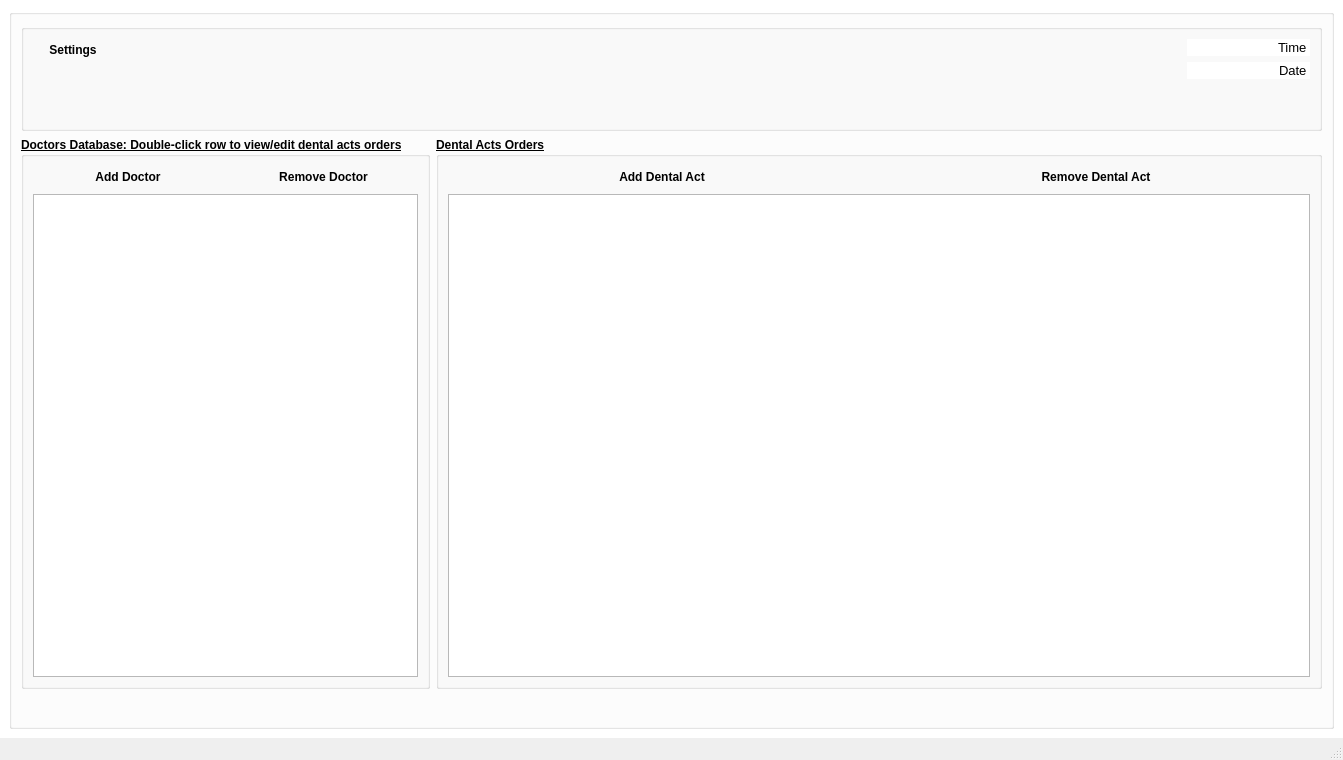
<?xml version="1.0" encoding="UTF-8"?>
<ui version="4.0">
 <class>AppCentralWidget</class>
 <widget class="QMainWindow" name="AppCentralWidget">
  <property name="geometry">
   <rect>
    <x>0</x>
    <y>0</y>
    <width>1343</width>
    <height>760</height>
   </rect>
  </property>
  <property name="sizePolicy">
   <sizepolicy hsizetype="Preferred" vsizetype="Preferred">
    <horstretch>0</horstretch>
    <verstretch>0</verstretch>
   </sizepolicy>
  </property>
  <property name="minimumSize">
   <size>
    <width>600</width>
    <height>500</height>
   </size>
  </property>
  <property name="windowTitle">
   <string>MainWindow</string>
  </property>
  <property name="windowIcon">
   <iconset>
    <normaloff>:/custom/res/MDTicon.svg</normaloff>:/custom/res/MDTicon.svg</iconset>
  </property>
  <property name="styleSheet">
   <string notr="true">QWidget#centralwidget
{
	background-color: rgb(255, 255, 255);
}</string>
  </property>
  <property name="iconSize">
   <size>
    <width>32</width>
    <height>32</height>
   </size>
  </property>
  <property name="documentMode">
   <bool>false</bool>
  </property>
  <widget class="QWidget" name="centralwidget">
   <property name="styleSheet">
    <string notr="true">QWidget#centralWidget
{
	background-color: rgb(255, 255, 255);
}</string>
   </property>
   <layout class="QGridLayout" name="gridLayout">
    <item row="0" column="0">
     <widget class="QGroupBox" name="groupBox_5">
      <property name="enabled">
       <bool>true</bool>
      </property>
      <property name="font">
       <font>
        <weight>75</weight>
        <bold>true</bold>
       </font>
      </property>
      <property name="title">
       <string/>
      </property>
      <property name="flat">
       <bool>true</bool>
      </property>
      <layout class="QGridLayout" name="gridLayout_7">
       <item row="2" column="0" colspan="2">
        <layout class="QHBoxLayout" name="horizontalLayout_3">
         <item>
          <widget class="QGroupBox" name="groupBox_2">
           <property name="font">
            <font>
             <weight>75</weight>
             <bold>true</bold>
             <underline>true</underline>
             <stylestrategy>PreferAntialias</stylestrategy>
            </font>
           </property>
           <property name="title">
            <string>Doctors Database: Double-click row to view/edit dental acts orders</string>
           </property>
           <layout class="QGridLayout" name="gridLayout_3">
            <item row="0" column="0">
             <layout class="QHBoxLayout" name="horizontalLayout_4">
              <item>
               <widget class="QPushButton" name="PB_AddDoctor">
                <property name="sizePolicy">
                 <sizepolicy hsizetype="Preferred" vsizetype="Preferred">
                  <horstretch>0</horstretch>
                  <verstretch>0</verstretch>
                 </sizepolicy>
                </property>
                <property name="maximumSize">
                 <size>
                  <width>16777215</width>
                  <height>50</height>
                 </size>
                </property>
                <property name="font">
                 <font>
                  <weight>75</weight>
                  <bold>true</bold>
                 </font>
                </property>
                <property name="mouseTracking">
                 <bool>false</bool>
                </property>
                <property name="toolTip">
                 <string>&lt;html&gt;&lt;head/&gt;&lt;body&gt;&lt;p align=&quot;center&quot;&gt;Exit&lt;/p&gt;&lt;/body&gt;&lt;/html&gt;</string>
                </property>
                <property name="text">
                 <string>Add Doctor</string>
                </property>
                <property name="icon">
                 <iconset resource="../mainwindow.qrc">
                  <normaloff>:/icons/res/add-user.png</normaloff>:/icons/res/add-user.png</iconset>
                </property>
                <property name="iconSize">
                 <size>
                  <width>64</width>
                  <height>37</height>
                 </size>
                </property>
                <property name="flat">
                 <bool>true</bool>
                </property>
               </widget>
              </item>
              <item>
               <widget class="QPushButton" name="PB_RemoveDoctor">
                <property name="enabled">
                 <bool>true</bool>
                </property>
                <property name="sizePolicy">
                 <sizepolicy hsizetype="Preferred" vsizetype="Preferred">
                  <horstretch>0</horstretch>
                  <verstretch>0</verstretch>
                 </sizepolicy>
                </property>
                <property name="font">
                 <font>
                  <weight>75</weight>
                  <bold>true</bold>
                 </font>
                </property>
                <property name="mouseTracking">
                 <bool>false</bool>
                </property>
                <property name="toolTip">
                 <string>&lt;html&gt;&lt;head/&gt;&lt;body&gt;&lt;p align=&quot;center&quot;&gt;Exit&lt;/p&gt;&lt;/body&gt;&lt;/html&gt;</string>
                </property>
                <property name="text">
                 <string>Remove Doctor</string>
                </property>
                <property name="icon">
                 <iconset resource="../mainwindow.qrc">
                  <normaloff>:/icons/res/remove-user.png</normaloff>:/icons/res/remove-user.png</iconset>
                </property>
                <property name="iconSize">
                 <size>
                  <width>37</width>
                  <height>37</height>
                 </size>
                </property>
                <property name="flat">
                 <bool>true</bool>
                </property>
               </widget>
              </item>
             </layout>
            </item>
            <item row="1" column="0">
             <widget class="DoctorTableView" name="m_tableclients">
              <property name="sizePolicy">
               <sizepolicy hsizetype="Preferred" vsizetype="Expanding">
                <horstretch>0</horstretch>
                <verstretch>0</verstretch>
               </sizepolicy>
              </property>
              <property name="font">
               <font>
                <weight>75</weight>
                <bold>true</bold>
                <stylestrategy>PreferAntialias</stylestrategy>
               </font>
              </property>
              <property name="cursor" stdset="0">
               <cursorShape>PointingHandCursor</cursorShape>
              </property>
              <property name="editTriggers">
               <set>QAbstractItemView::DoubleClicked</set>
              </property>
              <property name="showDropIndicator" stdset="0">
               <bool>false</bool>
              </property>
              <property name="alternatingRowColors">
               <bool>false</bool>
              </property>
              <property name="selectionMode">
               <enum>QAbstractItemView::SingleSelection</enum>
              </property>
              <property name="selectionBehavior">
               <enum>QAbstractItemView::SelectRows</enum>
              </property>
              <property name="showGrid">
               <bool>true</bool>
              </property>
             </widget>
            </item>
           </layout>
          </widget>
         </item>
         <item>
          <widget class="QGroupBox" name="groupBox_4">
           <property name="font">
            <font>
             <weight>75</weight>
             <bold>true</bold>
             <underline>true</underline>
             <stylestrategy>PreferAntialias</stylestrategy>
            </font>
           </property>
           <property name="title">
            <string>Dental Acts Orders</string>
           </property>
           <layout class="QGridLayout" name="gridLayout_12">
            <item row="0" column="0">
             <layout class="QHBoxLayout" name="horizontalLayout_5">
              <item>
               <widget class="QPushButton" name="PB_AddAct">
                <property name="sizePolicy">
                 <sizepolicy hsizetype="Preferred" vsizetype="Preferred">
                  <horstretch>0</horstretch>
                  <verstretch>0</verstretch>
                 </sizepolicy>
                </property>
                <property name="maximumSize">
                 <size>
                  <width>16777215</width>
                  <height>50</height>
                 </size>
                </property>
                <property name="font">
                 <font>
                  <family>MS Shell Dlg 2</family>
                  <weight>75</weight>
                  <bold>true</bold>
                 </font>
                </property>
                <property name="mouseTracking">
                 <bool>false</bool>
                </property>
                <property name="toolTip">
                 <string>&lt;html&gt;&lt;head/&gt;&lt;body&gt;&lt;p align=&quot;center&quot;&gt;Exit&lt;/p&gt;&lt;/body&gt;&lt;/html&gt;</string>
                </property>
                <property name="text">
                 <string>Add Dental Act</string>
                </property>
                <property name="icon">
                 <iconset resource="../mainwindow.qrc">
                  <normaloff>:/icons/res/folder-1.png</normaloff>:/icons/res/folder-1.png</iconset>
                </property>
                <property name="iconSize">
                 <size>
                  <width>37</width>
                  <height>37</height>
                 </size>
                </property>
                <property name="flat">
                 <bool>true</bool>
                </property>
               </widget>
              </item>
              <item>
               <widget class="QPushButton" name="PB_RemoveAct">
                <property name="enabled">
                 <bool>true</bool>
                </property>
                <property name="sizePolicy">
                 <sizepolicy hsizetype="Preferred" vsizetype="Preferred">
                  <horstretch>0</horstretch>
                  <verstretch>0</verstretch>
                 </sizepolicy>
                </property>
                <property name="font">
                 <font>
                  <weight>75</weight>
                  <bold>true</bold>
                 </font>
                </property>
                <property name="mouseTracking">
                 <bool>false</bool>
                </property>
                <property name="toolTip">
                 <string>&lt;html&gt;&lt;head/&gt;&lt;body&gt;&lt;p align=&quot;center&quot;&gt;Exit&lt;/p&gt;&lt;/body&gt;&lt;/html&gt;</string>
                </property>
                <property name="text">
                 <string>Remove Dental Act</string>
                </property>
                <property name="icon">
                 <iconset resource="../mainwindow.qrc">
                  <normaloff>:/icons/res/folder-2-tr.png</normaloff>:/icons/res/folder-2-tr.png</iconset>
                </property>
                <property name="iconSize">
                 <size>
                  <width>37</width>
                  <height>37</height>
                 </size>
                </property>
                <property name="flat">
                 <bool>true</bool>
                </property>
               </widget>
              </item>
             </layout>
            </item>
            <item row="1" column="0">
             <widget class="ActTableView" name="m_tableacts">
              <property name="enabled">
               <bool>true</bool>
              </property>
              <property name="sizePolicy">
               <sizepolicy hsizetype="Expanding" vsizetype="Expanding">
                <horstretch>0</horstretch>
                <verstretch>0</verstretch>
               </sizepolicy>
              </property>
              <property name="dragDropMode">
               <enum>QAbstractItemView::DragDrop</enum>
              </property>
              <property name="defaultDropAction">
               <enum>Qt::CopyAction</enum>
              </property>
              <property name="alternatingRowColors">
               <bool>true</bool>
              </property>
              <property name="showGrid">
               <bool>true</bool>
              </property>
              <attribute name="horizontalHeaderStretchLastSection">
               <bool>true</bool>
              </attribute>
              <attribute name="verticalHeaderStretchLastSection">
               <bool>true</bool>
              </attribute>
             </widget>
            </item>
           </layout>
          </widget>
         </item>
        </layout>
       </item>
       <item row="4" column="0" colspan="2">
        <layout class="QGridLayout" name="gridLayout_2">
         <property name="sizeConstraint">
          <enum>QLayout::SetDefaultConstraint</enum>
         </property>
         <item row="0" column="1">
          <widget class="QPushButton" name="PB_Close">
           <property name="sizePolicy">
            <sizepolicy hsizetype="Preferred" vsizetype="Preferred">
             <horstretch>0</horstretch>
             <verstretch>0</verstretch>
            </sizepolicy>
           </property>
           <property name="font">
            <font>
             <weight>75</weight>
             <bold>true</bold>
            </font>
           </property>
           <property name="mouseTracking">
            <bool>false</bool>
           </property>
           <property name="toolTip">
            <string>&lt;html&gt;&lt;head/&gt;&lt;body&gt;&lt;p align=&quot;center&quot;&gt;Exit&lt;/p&gt;&lt;/body&gt;&lt;/html&gt;</string>
           </property>
           <property name="text">
            <string/>
           </property>
           <property name="icon">
            <iconset resource="../mainwindow.qrc">
             <normaloff>:/icons/res/next-1.png</normaloff>:/icons/res/next-1.png</iconset>
           </property>
           <property name="iconSize">
            <size>
             <width>64</width>
             <height>64</height>
            </size>
           </property>
           <property name="shortcut">
            <string>Alt+Shift+R</string>
           </property>
           <property name="flat">
            <bool>true</bool>
           </property>
          </widget>
         </item>
         <item row="0" column="0">
          <spacer name="horizontalSpacer">
           <property name="orientation">
            <enum>Qt::Horizontal</enum>
           </property>
           <property name="sizeType">
            <enum>QSizePolicy::Expanding</enum>
           </property>
           <property name="sizeHint" stdset="0">
            <size>
             <width>40</width>
             <height>20</height>
            </size>
           </property>
          </spacer>
         </item>
        </layout>
       </item>
       <item row="0" column="0" colspan="2">
        <widget class="QGroupBox" name="groupBox_3">
         <property name="styleSheet">
          <string notr="true"/>
         </property>
         <property name="title">
          <string/>
         </property>
         <layout class="QGridLayout" name="gridLayout_4">
          <item row="0" column="5" rowspan="2">
           <layout class="QVBoxLayout" name="verticalLayout">
            <item alignment="Qt::AlignRight|Qt::AlignVCenter">
             <widget class="QLineEdit" name="LE_time">
              <property name="enabled">
               <bool>true</bool>
              </property>
              <property name="maximumSize">
               <size>
                <width>150</width>
                <height>16777215</height>
               </size>
              </property>
              <property name="font">
               <font>
                <pointsize>10</pointsize>
                <weight>50</weight>
                <bold>false</bold>
                <stylestrategy>PreferDefault</stylestrategy>
               </font>
              </property>
              <property name="autoFillBackground">
               <bool>false</bool>
              </property>
              <property name="text">
               <string>Time</string>
              </property>
              <property name="frame">
               <bool>false</bool>
              </property>
              <property name="alignment">
               <set>Qt::AlignRight|Qt::AlignTrailing|Qt::AlignVCenter</set>
              </property>
              <property name="readOnly">
               <bool>true</bool>
              </property>
             </widget>
            </item>
            <item alignment="Qt::AlignRight|Qt::AlignVCenter">
             <widget class="QLineEdit" name="LE_date">
              <property name="maximumSize">
               <size>
                <width>150</width>
                <height>16777215</height>
               </size>
              </property>
              <property name="font">
               <font>
                <pointsize>10</pointsize>
                <weight>50</weight>
                <bold>false</bold>
               </font>
              </property>
              <property name="text">
               <string>Date</string>
              </property>
              <property name="frame">
               <bool>false</bool>
              </property>
              <property name="alignment">
               <set>Qt::AlignRight|Qt::AlignTrailing|Qt::AlignVCenter</set>
              </property>
              <property name="readOnly">
               <bool>true</bool>
              </property>
             </widget>
            </item>
            <item>
             <spacer name="verticalSpacer_2">
              <property name="orientation">
               <enum>Qt::Vertical</enum>
              </property>
              <property name="sizeHint" stdset="0">
               <size>
                <width>20</width>
                <height>40</height>
               </size>
              </property>
             </spacer>
            </item>
           </layout>
          </item>
          <item row="0" column="0" rowspan="2">
           <layout class="QVBoxLayout" name="verticalLayout_2">
            <item alignment="Qt::AlignLeft">
             <widget class="QPushButton" name="PB_Settings">
              <property name="sizePolicy">
               <sizepolicy hsizetype="Preferred" vsizetype="Preferred">
                <horstretch>0</horstretch>
                <verstretch>0</verstretch>
               </sizepolicy>
              </property>
              <property name="font">
               <font>
                <weight>75</weight>
                <bold>true</bold>
               </font>
              </property>
              <property name="mouseTracking">
               <bool>false</bool>
              </property>
              <property name="toolTip">
               <string>&lt;html&gt;&lt;head/&gt;&lt;body&gt;&lt;p align=&quot;center&quot;&gt;Exit&lt;/p&gt;&lt;/body&gt;&lt;/html&gt;</string>
              </property>
              <property name="text">
               <string>Settings</string>
              </property>
              <property name="icon">
               <iconset resource="../mainwindow.qrc">
                <normaloff>:/icons/res/settings-1.png</normaloff>:/icons/res/settings-1.png</iconset>
              </property>
              <property name="iconSize">
               <size>
                <width>64</width>
                <height>64</height>
               </size>
              </property>
              <property name="flat">
               <bool>true</bool>
              </property>
             </widget>
            </item>
            <item>
             <spacer name="verticalSpacer">
              <property name="orientation">
               <enum>Qt::Vertical</enum>
              </property>
              <property name="sizeHint" stdset="0">
               <size>
                <width>20</width>
                <height>40</height>
               </size>
              </property>
             </spacer>
            </item>
           </layout>
          </item>
          <item row="0" column="2" rowspan="2" colspan="2" alignment="Qt::AlignHCenter|Qt::AlignVCenter">
           <widget class="QPushButton" name="banner">
            <property name="enabled">
             <bool>false</bool>
            </property>
            <property name="sizePolicy">
             <sizepolicy hsizetype="Preferred" vsizetype="Preferred">
              <horstretch>0</horstretch>
              <verstretch>0</verstretch>
             </sizepolicy>
            </property>
            <property name="font">
             <font>
              <weight>75</weight>
              <bold>true</bold>
             </font>
            </property>
            <property name="mouseTracking">
             <bool>false</bool>
            </property>
            <property name="toolTip">
             <string/>
            </property>
            <property name="text">
             <string/>
            </property>
            <property name="icon">
             <iconset resource="../mainwindow.qrc">
              <normaloff>:/misc/res/logo.png</normaloff>:/misc/res/logo.png</iconset>
            </property>
            <property name="iconSize">
             <size>
              <width>250</width>
              <height>250</height>
             </size>
            </property>
            <property name="checkable">
             <bool>false</bool>
            </property>
            <property name="flat">
             <bool>true</bool>
            </property>
           </widget>
          </item>
          <item row="0" column="4" rowspan="2">
           <spacer name="horizontalSpacer_3">
            <property name="orientation">
             <enum>Qt::Horizontal</enum>
            </property>
            <property name="sizeHint" stdset="0">
             <size>
              <width>40</width>
              <height>20</height>
             </size>
            </property>
           </spacer>
          </item>
          <item row="0" column="1" rowspan="2">
           <spacer name="horizontalSpacer_2">
            <property name="orientation">
             <enum>Qt::Horizontal</enum>
            </property>
            <property name="sizeType">
             <enum>QSizePolicy::Expanding</enum>
            </property>
            <property name="sizeHint" stdset="0">
             <size>
              <width>40</width>
              <height>20</height>
             </size>
            </property>
           </spacer>
          </item>
         </layout>
        </widget>
       </item>
      </layout>
     </widget>
    </item>
   </layout>
  </widget>
  <widget class="QStatusBar" name="statusbar"/>
  <action name="actionSave_TSV_metallurgy_file">
   <property name="text">
    <string>Save .tmmf file</string>
   </property>
  </action>
  <action name="actionLoad_TSV_metallurgy_file">
   <property name="text">
    <string>Save as .tmmf file</string>
   </property>
  </action>
  <action name="actionLoad_tmmf">
   <property name="text">
    <string>Load .tmmf file</string>
   </property>
  </action>
  <action name="actionQuick_Reference_Guide">
   <property name="text">
    <string>Quick Reference Guide</string>
   </property>
  </action>
  <action name="actionUser_uide">
   <property name="text">
    <string>User Guide</string>
   </property>
  </action>
  <action name="actionAbout_TMT">
   <property name="text">
    <string>About TMT</string>
   </property>
  </action>
 </widget>
 <customwidgets>
  <customwidget>
   <class>ActTableView</class>
   <extends>QTableView</extends>
   <header>DentalClientBaseToolkit</header>
  </customwidget>
  <customwidget>
   <class>DoctorTableView</class>
   <extends>QTableView</extends>
   <header>DentalClientBaseToolkit</header>
  </customwidget>
 </customwidgets>
 <resources>
  <include location="../mainwindow.qrc"/>
 </resources>
 <connections/>
</ui>
